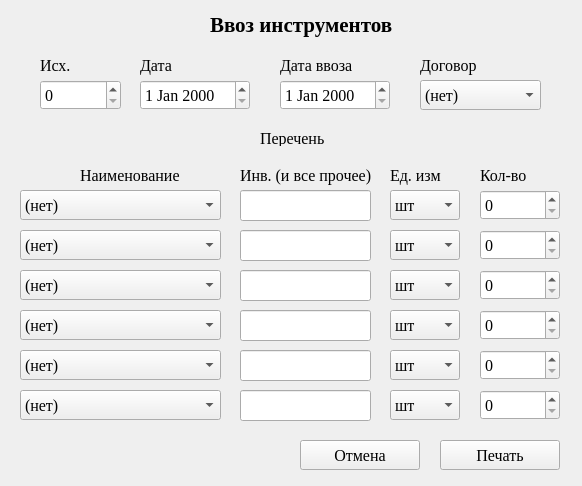
<?xml version="1.0" encoding="UTF-8"?>
<ui version="4.0">
 <class>Form</class>
 <widget class="QWidget" name="Form">
  <property name="geometry">
   <rect>
    <x>0</x>
    <y>0</y>
    <width>582</width>
    <height>486</height>
   </rect>
  </property>
  <property name="windowTitle">
   <string>Form</string>
  </property>
  <widget class="QLabel" name="label">
   <property name="geometry">
    <rect>
     <x>210</x>
     <y>10</y>
     <width>201</width>
     <height>30</height>
    </rect>
   </property>
   <property name="font">
    <font>
     <family>Times New Roman</family>
     <pointsize>16</pointsize>
     <bold>true</bold>
    </font>
   </property>
   <property name="text">
    <string>Ввоз инструментов</string>
   </property>
  </widget>
  <widget class="QLabel" name="label_2">
   <property name="geometry">
    <rect>
     <x>40</x>
     <y>50</y>
     <width>61</width>
     <height>30</height>
    </rect>
   </property>
   <property name="font">
    <font>
     <family>Times New Roman</family>
     <pointsize>12</pointsize>
    </font>
   </property>
   <property name="text">
    <string>Исх.</string>
   </property>
  </widget>
  <widget class="QSpinBox" name="number">
   <property name="geometry">
    <rect>
     <x>40</x>
     <y>80</y>
     <width>81</width>
     <height>30</height>
    </rect>
   </property>
   <property name="font">
    <font>
     <family>Times New Roman</family>
     <pointsize>12</pointsize>
    </font>
   </property>
  </widget>
  <widget class="QDateEdit" name="d_note">
   <property name="geometry">
    <rect>
     <x>140</x>
     <y>80</y>
     <width>110</width>
     <height>30</height>
    </rect>
   </property>
   <property name="font">
    <font>
     <family>Times New Roman</family>
     <pointsize>12</pointsize>
    </font>
   </property>
  </widget>
  <widget class="QComboBox" name="cb_contracts">
   <property name="geometry">
    <rect>
     <x>420</x>
     <y>80</y>
     <width>121</width>
     <height>30</height>
    </rect>
   </property>
   <property name="font">
    <font>
     <family>Times New Roman</family>
     <pointsize>12</pointsize>
    </font>
   </property>
   <item>
    <property name="text">
     <string>(нет)</string>
    </property>
   </item>
  </widget>
  <widget class="QComboBox" name="si_1">
   <property name="geometry">
    <rect>
     <x>390</x>
     <y>190</y>
     <width>70</width>
     <height>30</height>
    </rect>
   </property>
   <property name="font">
    <font>
     <family>Times New Roman</family>
     <pointsize>12</pointsize>
    </font>
   </property>
   <item>
    <property name="text">
     <string>шт</string>
    </property>
   </item>
   <item>
    <property name="text">
     <string>кг</string>
    </property>
   </item>
   <item>
    <property name="text">
     <string>пар</string>
    </property>
   </item>
   <item>
    <property name="text">
     <string/>
    </property>
   </item>
  </widget>
  <widget class="QSpinBox" name="count_1">
   <property name="geometry">
    <rect>
     <x>480</x>
     <y>190</y>
     <width>80</width>
     <height>30</height>
    </rect>
   </property>
   <property name="font">
    <font>
     <family>Times New Roman</family>
     <pointsize>12</pointsize>
    </font>
   </property>
   <property name="maximum">
    <number>10000</number>
   </property>
  </widget>
  <widget class="QDateEdit" name="d_to">
   <property name="geometry">
    <rect>
     <x>280</x>
     <y>80</y>
     <width>110</width>
     <height>30</height>
    </rect>
   </property>
   <property name="font">
    <font>
     <family>Times New Roman</family>
     <pointsize>12</pointsize>
    </font>
   </property>
  </widget>
  <widget class="QLabel" name="label_3">
   <property name="geometry">
    <rect>
     <x>260</x>
     <y>130</y>
     <width>91</width>
     <height>16</height>
    </rect>
   </property>
   <property name="font">
    <font>
     <family>Times New Roman</family>
     <pointsize>12</pointsize>
    </font>
   </property>
   <property name="text">
    <string>Перечень</string>
   </property>
  </widget>
  <widget class="QLabel" name="label_4">
   <property name="geometry">
    <rect>
     <x>140</x>
     <y>50</y>
     <width>49</width>
     <height>30</height>
    </rect>
   </property>
   <property name="font">
    <font>
     <family>Times New Roman</family>
     <pointsize>12</pointsize>
    </font>
   </property>
   <property name="text">
    <string>Дата</string>
   </property>
  </widget>
  <widget class="QLabel" name="label_5">
   <property name="geometry">
    <rect>
     <x>280</x>
     <y>50</y>
     <width>111</width>
     <height>30</height>
    </rect>
   </property>
   <property name="font">
    <font>
     <family>Times New Roman</family>
     <pointsize>12</pointsize>
    </font>
   </property>
   <property name="text">
    <string>Дата ввоза</string>
   </property>
  </widget>
  <widget class="QLabel" name="label_6">
   <property name="geometry">
    <rect>
     <x>420</x>
     <y>50</y>
     <width>111</width>
     <height>30</height>
    </rect>
   </property>
   <property name="font">
    <font>
     <family>Times New Roman</family>
     <pointsize>12</pointsize>
    </font>
   </property>
   <property name="text">
    <string>Договор</string>
   </property>
  </widget>
  <widget class="QPushButton" name="b_ok">
   <property name="geometry">
    <rect>
     <x>440</x>
     <y>440</y>
     <width>120</width>
     <height>30</height>
    </rect>
   </property>
   <property name="font">
    <font>
     <family>Times New Roman</family>
     <pointsize>12</pointsize>
    </font>
   </property>
   <property name="text">
    <string>Печать</string>
   </property>
  </widget>
  <widget class="QSpinBox" name="count_2">
   <property name="geometry">
    <rect>
     <x>480</x>
     <y>230</y>
     <width>80</width>
     <height>30</height>
    </rect>
   </property>
   <property name="font">
    <font>
     <family>Times New Roman</family>
     <pointsize>12</pointsize>
    </font>
   </property>
   <property name="maximum">
    <number>10000</number>
   </property>
  </widget>
  <widget class="QSpinBox" name="count_3">
   <property name="geometry">
    <rect>
     <x>480</x>
     <y>270</y>
     <width>80</width>
     <height>30</height>
    </rect>
   </property>
   <property name="font">
    <font>
     <family>Times New Roman</family>
     <pointsize>12</pointsize>
    </font>
   </property>
   <property name="maximum">
    <number>10000</number>
   </property>
  </widget>
  <widget class="QSpinBox" name="count_4">
   <property name="geometry">
    <rect>
     <x>480</x>
     <y>310</y>
     <width>80</width>
     <height>30</height>
    </rect>
   </property>
   <property name="font">
    <font>
     <family>Times New Roman</family>
     <pointsize>12</pointsize>
    </font>
   </property>
   <property name="maximum">
    <number>10000</number>
   </property>
  </widget>
  <widget class="QSpinBox" name="count_5">
   <property name="geometry">
    <rect>
     <x>480</x>
     <y>350</y>
     <width>80</width>
     <height>30</height>
    </rect>
   </property>
   <property name="font">
    <font>
     <family>Times New Roman</family>
     <pointsize>12</pointsize>
    </font>
   </property>
   <property name="maximum">
    <number>10000</number>
   </property>
  </widget>
  <widget class="QSpinBox" name="count_6">
   <property name="geometry">
    <rect>
     <x>480</x>
     <y>390</y>
     <width>80</width>
     <height>30</height>
    </rect>
   </property>
   <property name="font">
    <font>
     <family>Times New Roman</family>
     <pointsize>12</pointsize>
    </font>
   </property>
   <property name="maximum">
    <number>10000</number>
   </property>
  </widget>
  <widget class="QComboBox" name="si_2">
   <property name="geometry">
    <rect>
     <x>390</x>
     <y>230</y>
     <width>70</width>
     <height>30</height>
    </rect>
   </property>
   <property name="font">
    <font>
     <family>Times New Roman</family>
     <pointsize>12</pointsize>
    </font>
   </property>
   <item>
    <property name="text">
     <string>шт</string>
    </property>
   </item>
   <item>
    <property name="text">
     <string>кг</string>
    </property>
   </item>
   <item>
    <property name="text">
     <string>пар</string>
    </property>
   </item>
   <item>
    <property name="text">
     <string/>
    </property>
   </item>
  </widget>
  <widget class="QComboBox" name="si_3">
   <property name="geometry">
    <rect>
     <x>390</x>
     <y>270</y>
     <width>70</width>
     <height>30</height>
    </rect>
   </property>
   <property name="font">
    <font>
     <family>Times New Roman</family>
     <pointsize>12</pointsize>
    </font>
   </property>
   <item>
    <property name="text">
     <string>шт</string>
    </property>
   </item>
   <item>
    <property name="text">
     <string>кг</string>
    </property>
   </item>
   <item>
    <property name="text">
     <string>пар</string>
    </property>
   </item>
   <item>
    <property name="text">
     <string/>
    </property>
   </item>
  </widget>
  <widget class="QComboBox" name="si_4">
   <property name="geometry">
    <rect>
     <x>390</x>
     <y>310</y>
     <width>70</width>
     <height>30</height>
    </rect>
   </property>
   <property name="font">
    <font>
     <family>Times New Roman</family>
     <pointsize>12</pointsize>
    </font>
   </property>
   <item>
    <property name="text">
     <string>шт</string>
    </property>
   </item>
   <item>
    <property name="text">
     <string>кг</string>
    </property>
   </item>
   <item>
    <property name="text">
     <string>пар</string>
    </property>
   </item>
   <item>
    <property name="text">
     <string/>
    </property>
   </item>
  </widget>
  <widget class="QComboBox" name="si_5">
   <property name="geometry">
    <rect>
     <x>390</x>
     <y>350</y>
     <width>70</width>
     <height>30</height>
    </rect>
   </property>
   <property name="font">
    <font>
     <family>Times New Roman</family>
     <pointsize>12</pointsize>
    </font>
   </property>
   <item>
    <property name="text">
     <string>шт</string>
    </property>
   </item>
   <item>
    <property name="text">
     <string>кг</string>
    </property>
   </item>
   <item>
    <property name="text">
     <string>пар</string>
    </property>
   </item>
   <item>
    <property name="text">
     <string/>
    </property>
   </item>
  </widget>
  <widget class="QComboBox" name="si_6">
   <property name="geometry">
    <rect>
     <x>390</x>
     <y>390</y>
     <width>70</width>
     <height>30</height>
    </rect>
   </property>
   <property name="font">
    <font>
     <family>Times New Roman</family>
     <pointsize>12</pointsize>
    </font>
   </property>
   <item>
    <property name="text">
     <string>шт</string>
    </property>
   </item>
   <item>
    <property name="text">
     <string>кг</string>
    </property>
   </item>
   <item>
    <property name="text">
     <string>пар</string>
    </property>
   </item>
   <item>
    <property name="text">
     <string/>
    </property>
   </item>
  </widget>
  <widget class="QPushButton" name="b_cancel">
   <property name="geometry">
    <rect>
     <x>300</x>
     <y>440</y>
     <width>120</width>
     <height>30</height>
    </rect>
   </property>
   <property name="font">
    <font>
     <family>Times New Roman</family>
     <pointsize>12</pointsize>
    </font>
   </property>
   <property name="text">
    <string>Отмена</string>
   </property>
  </widget>
  <widget class="QComboBox" name="tool_1">
   <property name="geometry">
    <rect>
     <x>20</x>
     <y>190</y>
     <width>201</width>
     <height>30</height>
    </rect>
   </property>
   <property name="font">
    <font>
     <family>Times New Roman</family>
     <pointsize>12</pointsize>
    </font>
   </property>
   <item>
    <property name="text">
     <string>(нет)</string>
    </property>
   </item>
  </widget>
  <widget class="QComboBox" name="tool_2">
   <property name="geometry">
    <rect>
     <x>20</x>
     <y>230</y>
     <width>201</width>
     <height>30</height>
    </rect>
   </property>
   <property name="font">
    <font>
     <family>Times New Roman</family>
     <pointsize>12</pointsize>
    </font>
   </property>
   <item>
    <property name="text">
     <string>(нет)</string>
    </property>
   </item>
  </widget>
  <widget class="QComboBox" name="tool_3">
   <property name="geometry">
    <rect>
     <x>20</x>
     <y>270</y>
     <width>201</width>
     <height>30</height>
    </rect>
   </property>
   <property name="font">
    <font>
     <family>Times New Roman</family>
     <pointsize>12</pointsize>
    </font>
   </property>
   <item>
    <property name="text">
     <string>(нет)</string>
    </property>
   </item>
  </widget>
  <widget class="QComboBox" name="tool_4">
   <property name="geometry">
    <rect>
     <x>20</x>
     <y>310</y>
     <width>201</width>
     <height>30</height>
    </rect>
   </property>
   <property name="font">
    <font>
     <family>Times New Roman</family>
     <pointsize>12</pointsize>
    </font>
   </property>
   <item>
    <property name="text">
     <string>(нет)</string>
    </property>
   </item>
  </widget>
  <widget class="QComboBox" name="tool_5">
   <property name="geometry">
    <rect>
     <x>20</x>
     <y>350</y>
     <width>201</width>
     <height>30</height>
    </rect>
   </property>
   <property name="font">
    <font>
     <family>Times New Roman</family>
     <pointsize>12</pointsize>
    </font>
   </property>
   <item>
    <property name="text">
     <string>(нет)</string>
    </property>
   </item>
  </widget>
  <widget class="QComboBox" name="tool_6">
   <property name="geometry">
    <rect>
     <x>20</x>
     <y>390</y>
     <width>201</width>
     <height>30</height>
    </rect>
   </property>
   <property name="font">
    <font>
     <family>Times New Roman</family>
     <pointsize>12</pointsize>
    </font>
   </property>
   <item>
    <property name="text">
     <string>(нет)</string>
    </property>
   </item>
  </widget>
  <widget class="QLineEdit" name="code_1">
   <property name="geometry">
    <rect>
     <x>240</x>
     <y>190</y>
     <width>131</width>
     <height>31</height>
    </rect>
   </property>
   <property name="font">
    <font>
     <family>Times New Roman</family>
     <pointsize>12</pointsize>
    </font>
   </property>
  </widget>
  <widget class="QLineEdit" name="code_2">
   <property name="geometry">
    <rect>
     <x>240</x>
     <y>230</y>
     <width>131</width>
     <height>31</height>
    </rect>
   </property>
   <property name="font">
    <font>
     <family>Times New Roman</family>
     <pointsize>12</pointsize>
    </font>
   </property>
  </widget>
  <widget class="QLineEdit" name="code_3">
   <property name="geometry">
    <rect>
     <x>240</x>
     <y>270</y>
     <width>131</width>
     <height>31</height>
    </rect>
   </property>
   <property name="font">
    <font>
     <family>Times New Roman</family>
     <pointsize>12</pointsize>
    </font>
   </property>
  </widget>
  <widget class="QLineEdit" name="code_4">
   <property name="geometry">
    <rect>
     <x>240</x>
     <y>310</y>
     <width>131</width>
     <height>31</height>
    </rect>
   </property>
   <property name="font">
    <font>
     <family>Times New Roman</family>
     <pointsize>12</pointsize>
    </font>
   </property>
  </widget>
  <widget class="QLineEdit" name="code_5">
   <property name="geometry">
    <rect>
     <x>240</x>
     <y>350</y>
     <width>131</width>
     <height>31</height>
    </rect>
   </property>
   <property name="font">
    <font>
     <family>Times New Roman</family>
     <pointsize>12</pointsize>
    </font>
   </property>
  </widget>
  <widget class="QLineEdit" name="code_6">
   <property name="geometry">
    <rect>
     <x>240</x>
     <y>390</y>
     <width>131</width>
     <height>31</height>
    </rect>
   </property>
   <property name="font">
    <font>
     <family>Times New Roman</family>
     <pointsize>12</pointsize>
    </font>
   </property>
  </widget>
  <widget class="QLabel" name="label_7">
   <property name="geometry">
    <rect>
     <x>80</x>
     <y>160</y>
     <width>141</width>
     <height>30</height>
    </rect>
   </property>
   <property name="font">
    <font>
     <family>Times New Roman</family>
     <pointsize>12</pointsize>
    </font>
   </property>
   <property name="text">
    <string>Наименование</string>
   </property>
  </widget>
  <widget class="QLabel" name="label_8">
   <property name="geometry">
    <rect>
     <x>240</x>
     <y>160</y>
     <width>141</width>
     <height>30</height>
    </rect>
   </property>
   <property name="font">
    <font>
     <family>Times New Roman</family>
     <pointsize>12</pointsize>
    </font>
   </property>
   <property name="text">
    <string>Инв. (и все прочее)</string>
   </property>
  </widget>
  <widget class="QLabel" name="label_9">
   <property name="geometry">
    <rect>
     <x>390</x>
     <y>160</y>
     <width>71</width>
     <height>30</height>
    </rect>
   </property>
   <property name="font">
    <font>
     <family>Times New Roman</family>
     <pointsize>12</pointsize>
    </font>
   </property>
   <property name="text">
    <string>Ед. изм</string>
   </property>
  </widget>
  <widget class="QLabel" name="label_10">
   <property name="geometry">
    <rect>
     <x>480</x>
     <y>160</y>
     <width>81</width>
     <height>30</height>
    </rect>
   </property>
   <property name="font">
    <font>
     <family>Times New Roman</family>
     <pointsize>12</pointsize>
    </font>
   </property>
   <property name="text">
    <string>Кол-во</string>
   </property>
  </widget>
 </widget>
 <resources/>
 <connections/>
</ui>
